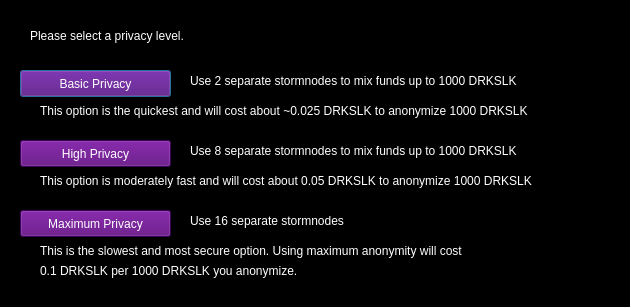
<?xml version="1.0" encoding="UTF-8"?>
<ui version="4.0">
 <class>SandstormConfig</class>
 <widget class="QDialog" name="SandstormConfig">
  <property name="geometry">
   <rect>
    <x>0</x>
    <y>0</y>
    <width>630</width>
    <height>307</height>
   </rect>
  </property>
  <property name="windowTitle">
   <string>Configure Sandstorm</string>
  </property>
  <property name="styleSheet">
   <string notr="true">color: rgb(255, 255, 255);
background-color: rgb(0, 0, 0);
alternate-background-color: rgb(0, 0, 0);</string>
  </property>
  <widget class="QPushButton" name="buttonBasic">
   <property name="geometry">
    <rect>
     <x>20</x>
     <y>70</y>
     <width>151</width>
     <height>27</height>
    </rect>
   </property>
   <property name="styleSheet">
    <string notr="true">color: rgb(255, 255, 255);
background-color: rgb(86, 0, 120);
alternate-background-color: rgb(86, 0, 120);</string>
   </property>
   <property name="text">
    <string>Basic Privacy</string>
   </property>
  </widget>
  <widget class="QPushButton" name="buttonHigh">
   <property name="geometry">
    <rect>
     <x>20</x>
     <y>140</y>
     <width>151</width>
     <height>27</height>
    </rect>
   </property>
   <property name="styleSheet">
    <string notr="true">color: rgb(255, 255, 255);
background-color: rgb(86, 0, 120);
alternate-background-color: rgb(86, 0, 120);</string>
   </property>
   <property name="text">
    <string>High Privacy</string>
   </property>
  </widget>
  <widget class="QPushButton" name="buttonMax">
   <property name="geometry">
    <rect>
     <x>20</x>
     <y>210</y>
     <width>151</width>
     <height>27</height>
    </rect>
   </property>
   <property name="styleSheet">
    <string notr="true">color: rgb(255, 255, 255);
background-color: rgb(86, 0, 120);
alternate-background-color: rgb(86, 0, 120);</string>
   </property>
   <property name="text">
    <string>Maximum Privacy</string>
   </property>
  </widget>
  <widget class="QLabel" name="label">
   <property name="geometry">
    <rect>
     <x>30</x>
     <y>20</y>
     <width>571</width>
     <height>31</height>
    </rect>
   </property>
   <property name="text">
    <string>Please select a privacy level.</string>
   </property>
  </widget>
  <widget class="QLabel" name="label_2">
   <property name="geometry">
    <rect>
     <x>190</x>
     <y>70</y>
     <width>421</width>
     <height>21</height>
    </rect>
   </property>
   <property name="text">
    <string>Use 2 separate stormnodes to mix funds up to 1000 DRKSLK</string>
   </property>
  </widget>
  <widget class="QLabel" name="label_3">
   <property name="geometry">
    <rect>
     <x>190</x>
     <y>140</y>
     <width>411</width>
     <height>21</height>
    </rect>
   </property>
   <property name="text">
    <string>Use 8 separate stormnodes to mix funds up to 1000 DRKSLK</string>
   </property>
  </widget>
  <widget class="QLabel" name="label_4">
   <property name="geometry">
    <rect>
     <x>190</x>
     <y>210</y>
     <width>421</width>
     <height>21</height>
    </rect>
   </property>
   <property name="text">
    <string>Use 16 separate stormnodes</string>
   </property>
  </widget>
  <widget class="QLabel" name="label_6">
   <property name="geometry">
    <rect>
     <x>40</x>
     <y>100</y>
     <width>561</width>
     <height>21</height>
    </rect>
   </property>
   <property name="text">
    <string>This option is the quickest and will cost about ~0.025 DRKSLK to anonymize 1000 DRKSLK</string>
   </property>
  </widget>
  <widget class="QLabel" name="label_7">
   <property name="geometry">
    <rect>
     <x>40</x>
     <y>170</y>
     <width>561</width>
     <height>21</height>
    </rect>
   </property>
   <property name="text">
    <string>This option is moderately fast and will cost about 0.05 DRKSLK to anonymize 1000 DRKSLK</string>
   </property>
  </widget>
  <widget class="QLabel" name="label_8">
   <property name="geometry">
    <rect>
     <x>40</x>
     <y>240</y>
     <width>561</width>
     <height>21</height>
    </rect>
   </property>
   <property name="text">
    <string>This is the slowest and most secure option. Using maximum anonymity will cost</string>
   </property>
  </widget>
  <widget class="QLabel" name="label_9">
   <property name="geometry">
    <rect>
     <x>40</x>
     <y>260</y>
     <width>561</width>
     <height>21</height>
    </rect>
   </property>
   <property name="text">
    <string>0.1 DRKSLK per 1000 DRKSLK you anonymize.</string>
   </property>
  </widget>
  <widget class="Line" name="line">
   <property name="geometry">
    <rect>
     <x>10</x>
     <y>120</y>
     <width>601</width>
     <height>16</height>
    </rect>
   </property>
   <property name="orientation">
    <enum>Qt::Horizontal</enum>
   </property>
  </widget>
  <widget class="Line" name="line_2">
   <property name="geometry">
    <rect>
     <x>10</x>
     <y>190</y>
     <width>601</width>
     <height>16</height>
    </rect>
   </property>
   <property name="orientation">
    <enum>Qt::Horizontal</enum>
   </property>
  </widget>
 </widget>
 <resources/>
 <connections/>
</ui>
